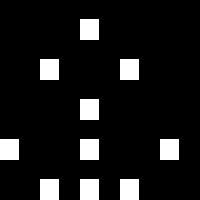

A level layout from a 2D game, rendered from its tile map. Below: a short description, then the map file with tile-grid data replaced by summaries:
An orthogonal 5x5 tile map with 40x40 px tiles, 1 tile layer (Layer 1).

<map version="1.0" orientation="orthogonal" width="5" height="5" tilewidth="40" tileheight="40">
 <tileset firstgid="1" name="texture" tilewidth="40" tileheight="40" spacing="4" margin="4">
  <image source="texture.png" />
 </tileset>
 <layer name="Layer 1" width="5" height="5">
  <data>[25 cells, 10 non-empty, 1 distinct tile ids]</data>
 </layer>
</map>
